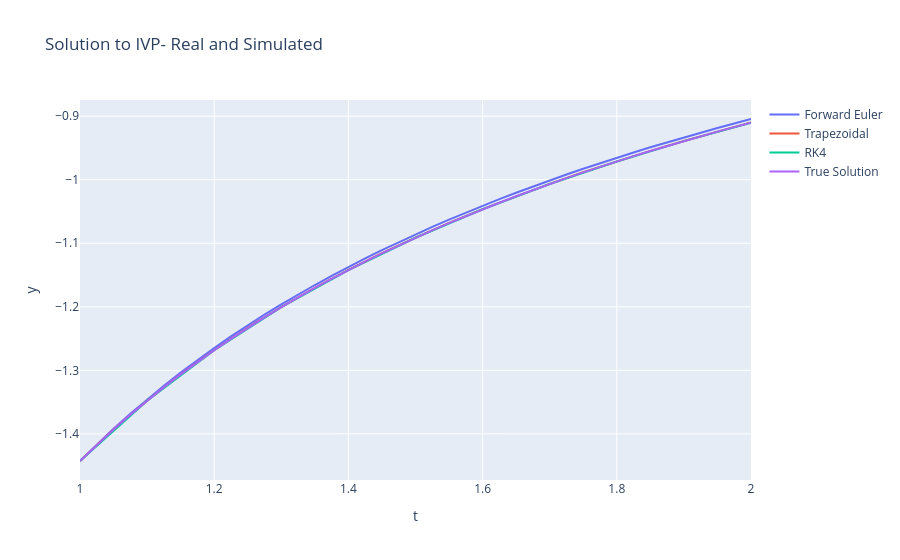
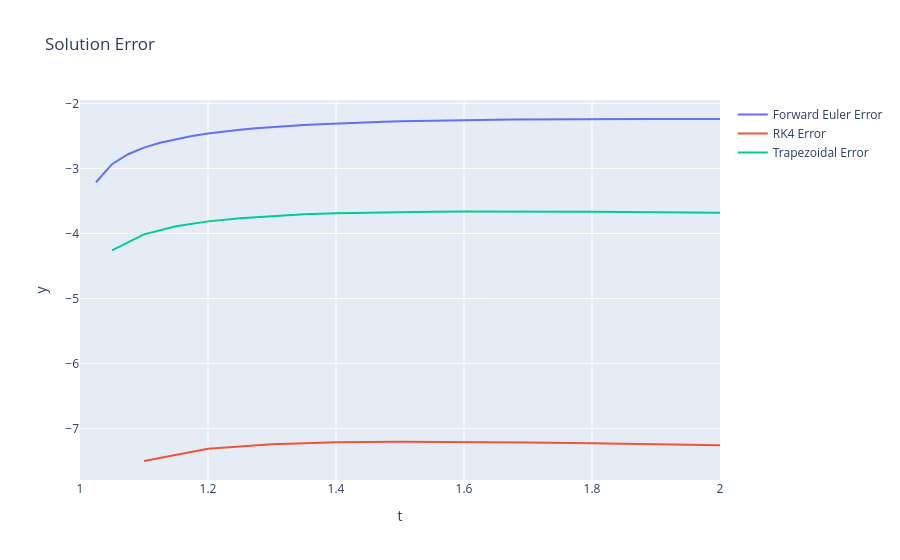

Here is the notebook cell these charts were saved with, in order:
### Markdown cell above
#### Problem 2

### Code cell
import numpy as np
from functions import ivp_solver
import plotly.graph_objects as go 

def f(t,y):
    return y**2/(1+t)

def f_truth(t):
    return - 1/np.log(t+1)

y0 = -1/np.log(2)

t0 = 1
tf = 2
t_eval = [1,1.2,1.4,1.6,1.8,2]


# Solve using Forward Euler, Dt = 0.025 ################
dt = 0.025
t_fe,y_fe,n_fe = ivp_solver(f,t0,y0,tf,dt,method='forward_euler',solver = 'newton',fprime=None,tol=1e-8,nmax=100,neval=True)
# error
t_truth = np.linspace(t0,tf,len(t_fe))
y_truth = f_truth(t_truth)
error_fe = y_fe - y_truth
eu_sols = []
for t in t_eval:
    i = np.where(t_fe == t)
    eu_sols.append(error_fe[i])
true_solution = go.Scatter(x=t_truth,y=y_truth,mode='lines',name='True Solution')

# Solve using Explicit Trapezoidal, Dt = 0.5 ################
dt = 0.05
t_tr,y_tr,n_tr = ivp_solver(f,t0,y0,tf,dt,method='trapezoidal',solver = 'newton',fprime=None,tol=1e-8,nmax=100,neval=True)
# error
t_truth = np.linspace(t0,tf,len(t_tr))
y_truth = f_truth(t_truth)
error_tr = y_tr - y_truth
tr_sols = []
for t in t_eval:
    i = np.where(t_tr == t)
    tr_sols.append(error_tr[i])

# Solve using Explicit Trapezoidal, Dt = 0.1 ################
dt = 0.1
t_rk,y_rk,n_rk = ivp_solver(f,t0,y0,tf,dt,method='rk4',neval=True)
t_rk = np.array([round(t,2) for t in t_rk])
# error
t_truth = np.linspace(t0,tf,len(t_rk))
y_truth = f_truth(t_truth)
error_rk = y_rk - y_truth
rk_sols = []
for t in t_eval:
    i = np.where(t_rk == t)
    rk_sols.append(error_rk[i])

fig = go.Figure()
numerical_solution = go.Scatter(x=t_fe,y=y_fe,mode='lines',name='Forward Euler')
numerical_solution2 = go.Scatter(x=t_tr,y=y_tr,mode='lines',name='Trapezoidal')
numerical_solution3 = go.Scatter(x=t_rk,y=y_rk,mode='lines',name='RK4')

fig.add_trace(numerical_solution)
fig.add_trace(numerical_solution2)
fig.add_trace(numerical_solution3)
fig.add_trace(true_solution)
fig.update_layout(title='Solution to IVP- Real and Simulated',xaxis_title='t',yaxis_title='y')
fig.show()

fig = go.Figure()
fe_error = go.Scatter(x=t_fe,y=np.log10(np.abs(error_fe)),mode='lines',name='Forward Euler Error')
tr_error = go.Scatter(x=t_tr,y=np.log10(np.abs(error_tr)),mode='lines',name='Trapezoidal Error')
fig.add_trace(fe_error)
rk_error = go.Scatter(x=t_rk,y=np.log10(np.abs(error_rk)),mode='lines',name='RK4 Error')
fig.add_trace(rk_error)
fig.add_trace(tr_error)
fig.update_layout(title='Solution Error',xaxis_title='t',yaxis_title='y')
fig.show()

# Creating a latex table
for i in range(len(t_eval)):
    print(f'{t_eval[i]} & {eu_sols[i][0]:.3E} & {tr_sols[i][0]:.3E} & {rk_sols[i][0]:.3E}\\\\')
print(f'{n_fe} & {n_tr} & {n_rk}')
print(f'{len(t_fe)} & {len(t_tr)} & {len(t_rk)}')

### Figure 1 — Plotly figure (JSON) as saved in the notebook; plotly's stock layout.template omitted (floating-point values rounded to 4 significant figures)
{"data": [{"mode": "lines", "name": "Forward Euler", "type": "scatter", "x": [1.0, 1.025, 1.05, 1.075, 1.1, 1.125, 1.15, 1.175, 1.2, 1.225, 1.25, 1.275, 1.3, 1.325, 1.35, 1.375, 1.4, 1.425, 1.45, 1.475, 1.5, 1.525, 1.55, 1.575, 1.6, 1.625, 1.65, 1.675, 1.7, 1.725, 1.75, 1.775, 1.8, 1.825, 1.85, 1.875, 1.9, 1.925, 1.95, 1.975, 2.0], "y": [-1.443, -1.417, -1.392, -1.368, -1.346, -1.324, -1.304, -1.284, -1.265, -1.247, -1.229, -1.212, -1.196, -1.181, -1.166, -1.151, -1.137, -1.124, -1.111, -1.098, -1.086, -1.074, -1.063, -1.052, -1.041, -1.031, -1.02, -1.011, -1.001, -0.9918, -0.9828, -0.974, -0.9655, -0.9571, -0.949, -0.9411, -0.9334, -0.9259, -0.9186, -0.9114, -0.9045]}, {"mode": "lines", "name": "Trapezoidal", "type": "scatter", "x": [1.0, 1.05, 1.1, 1.15, 1.2, 1.25, 1.3, 1.35, 1.4, 1.45, 1.5, 1.55, 1.6, 1.65, 1.7, 1.75, 1.8, 1.85, 1.9, 1.95, 2.0], "y": [-1.443, -1.393, -1.348, -1.306, -1.268, -1.233, -1.2, -1.17, -1.142, -1.116, -1.091, -1.068, -1.046, -1.026, -1.007, -0.9883, -0.971, -0.9546, -0.939, -0.9242, -0.91]}, {"mode": "lines", "name": "RK4", "type": "scatter", "x": [1.0, 1.1, 1.2, 1.3, 1.4, 1.5, 1.6, 1.7, 1.8, 1.9, 2.0], "y": [-1.443, -1.348, -1.268, -1.201, -1.142, -1.091, -1.047, -1.007, -0.9712, -0.9392, -0.9102]}, {"mode": "lines", "name": "True Solution", "type": "scatter", "x": [1.0, 1.025, 1.05, 1.075, 1.1, 1.125, 1.15, 1.175, 1.2, 1.225, 1.25, 1.275, 1.3, 1.325, 1.35, 1.375, 1.4, 1.425, 1.45, 1.475, 1.5, 1.525, 1.55, 1.575, 1.6, 1.625, 1.65, 1.675, 1.7, 1.725, 1.75, 1.775, 1.8, 1.825, 1.85, 1.875, 1.9, 1.925, 1.95, 1.975, 2.0], "y": [-1.443, -1.417, -1.393, -1.37, -1.348, -1.327, -1.306, -1.287, -1.268, -1.25, -1.233, -1.217, -1.201, -1.185, -1.17, -1.156, -1.142, -1.129, -1.116, -1.103, -1.091, -1.08, -1.068, -1.057, -1.047, -1.036, -1.026, -1.016, -1.007, -0.9975, -0.9885, -0.9798, -0.9712, -0.9629, -0.9548, -0.9469, -0.9392, -0.9317, -0.9244, -0.9172, -0.9102]}], "layout": {"title": {"text": "Solution to IVP- Real and Simulated"}, "xaxis": {"title": {"text": "t"}}, "yaxis": {"title": {"text": "y"}}}}

### Figure 2 — Plotly figure (JSON) as saved in the notebook; plotly's stock layout.template omitted (floating-point values rounded to 4 significant figures)
{"data": [{"mode": "lines", "name": "Forward Euler Error", "type": "scatter", "x": [1.0, 1.025, 1.05, 1.075, 1.1, 1.125, 1.15, 1.175, 1.2, 1.225, 1.25, 1.275, 1.3, 1.325, 1.35, 1.375, 1.4, 1.425, 1.45, 1.475, 1.5, 1.525, 1.55, 1.575, 1.6, 1.625, 1.65, 1.675, 1.7, 1.725, 1.75, 1.775, 1.8, 1.825, 1.85, 1.875, 1.9, 1.925, 1.95, 1.975, 2.0], "y": [-Infinity, -3.21, -2.933, -2.779, -2.677, -2.602, -2.544, -2.497, -2.46, -2.428, -2.402, -2.379, -2.36, -2.343, -2.329, -2.316, -2.305, -2.296, -2.287, -2.28, -2.273, -2.268, -2.263, -2.258, -2.255, -2.251, -2.248, -2.246, -2.244, -2.242, -2.241, -2.239, -2.239, -2.238, -2.237, -2.237, -2.237, -2.237, -2.237, -2.237, -2.238]}, {"mode": "lines", "name": "RK4 Error", "type": "scatter", "x": [1.0, 1.1, 1.2, 1.3, 1.4, 1.5, 1.6, 1.7, 1.8, 1.9, 2.0], "y": [-Infinity, -7.501, -7.314, -7.242, -7.213, -7.204, -7.207, -7.216, -7.229, -7.243, -7.26]}, {"mode": "lines", "name": "Trapezoidal Error", "type": "scatter", "x": [1.0, 1.05, 1.1, 1.15, 1.2, 1.25, 1.3, 1.35, 1.4, 1.45, 1.5, 1.55, 1.6, 1.65, 1.7, 1.75, 1.8, 1.85, 1.9, 1.95, 2.0], "y": [-Infinity, -4.259, -4.013, -3.888, -3.813, -3.763, -3.728, -3.704, -3.687, -3.676, -3.668, -3.663, -3.66, -3.66, -3.66, -3.662, -3.664, -3.668, -3.672, -3.676, -3.681]}], "layout": {"title": {"text": "Solution Error"}, "xaxis": {"title": {"text": "t"}}, "yaxis": {"title": {"text": "y"}}}}
